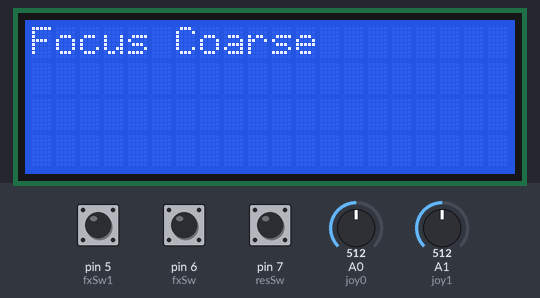
Bench run of a program on a simulated Arduino Micro, built with avr-gcc and run on an emulated ATmega32U4. Parts: 20×4 character LCD. The test bench sets the inputs (shaded band); at power-on: pin 5 (fxSw1) LOW, pin 6 (fxSw) LOW, pin 7 (resSw) LOW, A0 (joy0) = 512, A1 (joy1) = 512.

Above: at 1.2 s.
1.3 s: pin 5 (fxSw1) pulled HIGH for 0.15 s
At 1.45 s:
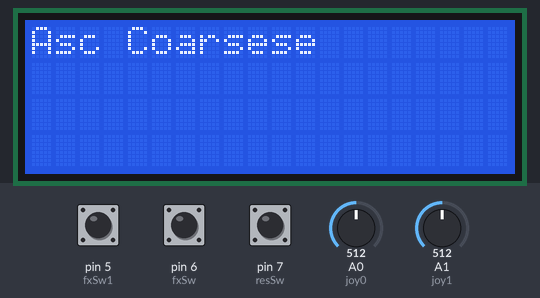
3.0 s: pin 6 (fxSw) pulled HIGH for 0.15 s
4.7 s: pin 6 (fxSw) pulled HIGH for 3.2 s
9.4 s: pin 5 (fxSw1) pulled HIGH for 3.2 s
Timing chart, 0 to 12.4 s (numbered marks = the images above; inputs shaded):
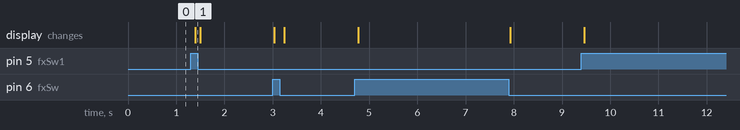

Measured:
- after the input at 1.3 s, the display: changes after 0.10 s (image 1)

The program:

main.cpp
```cpp
#include <Arduino.h>
#include <LiquidCrystal.h>
#include <SoftwareSerial.h>
#include <string.h>
/*
Not all pins on the micro support change interrupts,
 so only the following can be used for RX: 8, 9, 10, 11, 14 (MISO), 15 (SCK), 16 (MOSI).
*/
//Pin Defs
  #define baud 9600
  #define lcdRs 13
  #define lcdEn 12
  #define db7 11
  #define db6 10
  #define db5 9
  #define db4 8
  LiquidCrystal lcd(lcdRs, lcdEn, db4, db5, db6, db7); //inits the lcd
  //softserial for mega
  #define fromMega 14
  #define toMega   16
  SoftwareSerial mega (fromMega, toMega);
  //function switch
  #define fxSw   6 //pin 1/3 of the sp3t switch
  #define fxSw1  5 //pin 3/3 of the sp3t switch
                  //note: the sp3t switch has its middle pin disconnected
  //resolution switch
  #define resSw  7 //res switch on pin 7
  //joystick
  #define joy0  18
  #define joy1  19


void setup() {
  // set pins as input with internal pull-up resistors enabled

  //other inits
  mega.begin(baud); //starts b-d serial with mega
  mega.write("0000");
  lcd.begin(20, 4);
  lcd.print("INIT");
  lcd.clear();
}
//function time
float scl(float data) { //for scaling the joystick inputs
  float scale = 10;
  float scl_data = 0;
  scl_data = data / scale;
  return scl_data;
}
bool move(float data){ // used to create a deadzone if you're into that
  float deadzone = 1;
  if(data >= deadzone){
    return true;
  } else {
    return false;
  }
}
void updateLcd(String title, String val){
  int len = title.length();
  lcd.setCursor(0,0);
  lcd.print(title);
  lcd.setCursor((len + 1), 0);
}
void loop() {
int fxSw_S = 0;
int resSw_S = 0;
float joy0_v = 0;
float joy1_v = 0;
int sentMode = 0;
//char mode[12] = "";
  //Handling the function switch
  if(digitalRead(fxSw) == HIGH){
    fxSw_S = 0;
    //mode = "Declination";
  } else if (digitalRead(fxSw1) == HIGH){
    fxSw_S = 1;
    //mode = "Ascention";
  } else if (digitalRead(fxSw) == LOW && digitalRead(fxSw1) == LOW){
    fxSw_S = 2;
    //mode = "Focus";
  }
  //Handling the resolution switch
  if(digitalRead(resSw) == HIGH){
    resSw_S = 0;
  }else if (digitalRead(resSw) == HIGH) {
    resSw_S = 1;
  }
  //LCD Output section
  if (fxSw_S == 0 && resSw_S == 0){
    //dec coarse
    updateLcd("Dec Coarse", "pl");
    sentMode = 1;
  } else if (fxSw_S == 1 && resSw_S == 0) {
    //asc coarse
    updateLcd("Asc Coarse", "pl");
    sentMode = 2;
  } else if (fxSw_S == 2 && resSw_S == 0) {
    //foc coarse
    updateLcd("Focus Coarse", " "); //focus is qualitiative for all purposes of this program
    sentMode = 3;
  } else if (fxSw_S == 0 && resSw_S == 1){
    //dec fine
    updateLcd("Dec Fine","pl");
    sentMode = 4;
  } else if (fxSw_S == 1 && resSw_S == 1){
    //asc fine
    updateLcd("Asc Fine", "pl");
    sentMode = 5;
  } else if (fxSw_S == 2 && resSw_S == 1){
    //foc fine
    updateLcd("Focus Fine", " "); // ibid
    sentMode = 6;
  }
  //joystick
    joy0_v = analogRead(joy0);
    delay(100);
    joy1_v = analogRead(joy1);
  //comminucation to mega
  if (sentMode == 0){ //verifies that valid data will be sent
    if (sentMode >= 7){
        mega.write(sentMode);
    }
  }
}
```
